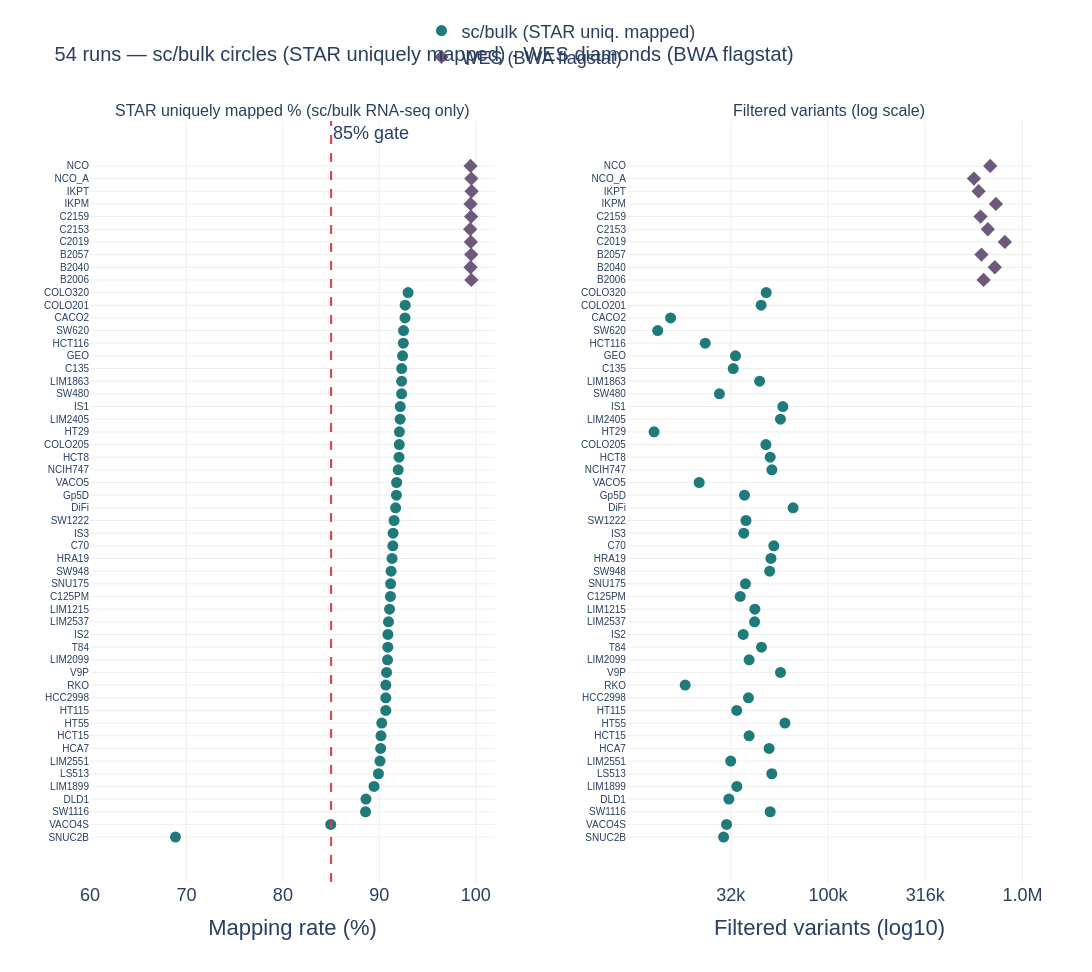

Write notebook code for a chart like this one.
### Markdown cell above
## Figure 5 — QC summary (slide 4 / backup)
**Slide message:** All runs pass the 85% mapping-rate threshold; WES runs reach 99%+ due to DNA-seq efficiency.

> **Data-consistency investigation** requested: why did the notebook previously show 52 runs with 8 WES, and why does the WES panel use 95% instead of 85%?

### Code cell
import re, glob

# ── Read STAR uniquely mapped % from Log.final.out ────────────────────────────
# STAR writes only mapped reads to its output BAM; samtools flagstat on that BAM
# always shows 100% because unmapped reads are absent. The Snakemake 85% QC gate
# (samtools_flagstat rule) therefore NEVER fires for sc/bulk RNA runs — it checks
# flagstat, not STAR's log. The real alignment efficiency is in Log.final.out.
star_rates = {}
for path in glob.glob('results/*/star/*/Log.final.out'):
    run_id = path.split('/')[1]
    with open(path) as fh:
        for line in fh:
            m = re.search(r'Uniquely mapped reads %\s*\|\s*([\d.]+)%', line)
            if m:
                star_rates[run_id] = float(m.group(1))
                break

sc_runs['uniq_map'] = sc_runs['run_id'].map(star_rates)
missing_logs = sc_runs[sc_runs['uniq_map'].isna()]['run_id'].tolist()
if missing_logs:
    print(f'WARNING: no STAR log for: {missing_logs}')
else:
    print(f'STAR logs loaded for all {len(sc_runs)} sc/bulk runs')

print(f'Range: {sc_runs["uniq_map"].min():.2f}% – {sc_runs["uniq_map"].max():.2f}%')
fail85 = sc_runs[sc_runs['uniq_map'] < 85]
print(f'Runs with uniquely mapped < 85%: {len(fail85)}')
if not fail85.empty:
    print(fail85[['run_id','label','uniq_map']].to_string())
print()
print('=== QC gate analysis ===')
print('The samtools_flagstat Snakemake rule checks `mapped (` from samtools flagstat.')
print('STAR output BAM contains only mapped reads → flagstat reports 100% for all RNA runs.')
print(f'Actual uniquely mapped rates range: {sc_runs["uniq_map"].min():.1f}% – {sc_runs["uniq_map"].max():.1f}%')
print(f'{"SNUC2B" in sc_runs["label"].values and "SNUC2B at " + str(sc_runs.loc[sc_runs["label"]=="SNUC2B","uniq_map"].values[0]) + "%" or ""}')
print('→ The 85% QC gate effectively never fires for sc/bulk RNA-seq runs in this pipeline.')
print('  For meaningful QC, the STAR uniquely mapped % should be checked (below).')
print()
print('WES runs: use runs.mapping_rate (from BWA + flagstat, which includes unmapped reads)')

# ── Discrepancy note ────────────────────────────────────────────────────────────
print()
print('=== Earlier "52 runs / 8 WES" discrepancy ===')
print(f'Current DB: {len(all_runs)} total runs — {len(sc_runs)} sc/bulk, {len(wes_runs)} WES')
print('NCO_wes_v1 and NCO_A_wes_v1 were added 2026-10-07 (+2 WES).')
print('95% line in 04_wes.ipynb is a display reference for WES QC only (not a pipeline gate).')

# ── Figure ─────────────────────────────────────────────────────────────────────
sc_sorted = sc_runs.sort_values('uniq_map').reset_index(drop=True)

fig5 = make_subplots(
    rows=1, cols=2,
    subplot_titles=('STAR uniquely mapped % (sc/bulk RNA-seq only)',
                    'Filtered variants (log scale)'),
    horizontal_spacing=0.14,
)

# sc/bulk: use STAR uniquely mapped %
fig5.add_trace(go.Scatter(
    x=sc_sorted['uniq_map'], y=sc_sorted['label'],
    mode='markers',
    marker=dict(size=11, color=C['accent_teal'], symbol='circle'),
    name='sc/bulk (STAR uniq. mapped)',
    hovertemplate='%{y}<br>Uniquely mapped: %{x:.2f}%<extra></extra>',
), row=1, col=1)

# WES: use runs.mapping_rate (BWA + flagstat — includes unmapped → valid)
fig5.add_trace(go.Scatter(
    x=wes_runs['mapping_rate'], y=wes_runs['label'],
    mode='markers',
    marker=dict(size=11, color=C['wes'], symbol='diamond'),
    name='WES (BWA flagstat)',
    hovertemplate='%{y}<br>Mapping rate: %{x:.2f}%<extra></extra>',
), row=1, col=1)

fig5.add_vline(x=85, line_dash='dash', line_color=C['red'],
               annotation_text='85% gate', annotation_position='top right',
               row=1, col=1)

fig5.update_xaxes(title_text='Mapping rate (%)', range=[60, 102], row=1, col=1)

# Right panel: filtered variants for both
for dtype, sub, color, sym, lg in [
    ('sc/bulk', sc_sorted, C['accent_teal'], 'circle',  'sc/bulk (STAR uniq. mapped)'),
    ('WES',     wes_runs,  C['wes'],         'diamond', 'WES (BWA flagstat)'),
]:
    tvals = sub['total_filt'].clip(lower=1)
    fig5.add_trace(go.Scatter(
        x=np.log10(tvals), y=sub['label'],
        mode='markers',
        marker=dict(size=11, color=color, symbol=sym),
        name=lg, legendgroup=lg, showlegend=False,
        hovertemplate='%{y}<br>%{x:.2f} log10 variants<extra></extra>',
    ), row=1, col=2)

ticks_v = [4.5, 5, 5.5, 6, 6.5]
fig5.update_xaxes(
    title_text='Filtered variants (log10)',
    tickvals=ticks_v,
    ticktext=[f'{10**v/1e6:.1f}M' if v >= 6 else f'{10**v/1e3:.0f}k' for v in ticks_v],
    row=1, col=2
)
fig5.update_yaxes(tickfont=dict(size=10))

total = len(all_runs)
_style(fig5,
       title=f'{total} runs — sc/bulk circles (STAR uniquely mapped) · WES diamonds (BWA flagstat)',
       showlegend=True,
       legend=dict(orientation='h', yanchor='bottom', y=1.06, xanchor='center', x=0.5))
h5 = max(600, 18 * (len(sc_sorted) + len(wes_runs)))
save(fig5, 'fig5_qc_summary', h=h5)

### Figure 1 — Plotly figure (JSON) as saved in the notebook; plotly's stock layout.template omitted (floating-point values rounded to 4 significant figures)
{"data": [{"hovertemplate": "%{y}<br>Uniquely mapped: %{x:.2f}%<extra></extra>", "marker": {"color": "#1F7A7A", "size": 11, "symbol": "circle"}, "mode": "markers", "name": "sc/bulk (STAR uniq. mapped)", "type": "scatter", "x": [68.86, 84.96, 88.57, 88.61, 89.45, 89.91, 90.07, 90.14, 90.17, 90.25, 90.67, 90.67, 90.67, 90.75, 90.85, 90.88, 90.89, 90.95, 91.06, 91.15, 91.17, 91.22, 91.32, 91.4, 91.43, 91.53, 91.69, 91.77, 91.79, 91.96, 92.04, 92.07, 92.08, 92.16, 92.17, 92.31, 92.31, 92.32, 92.41, 92.49, 92.51, 92.66, 92.68, 92.98], "xaxis": "x", "y": ["SNUC2B", "VACO4S", "SW1116", "DLD1", "LIM1899", "LS513", "LIM2551", "HCA7", "HCT15", "HT55", "HT115", "HCC2998", "RKO", "V9P", "LIM2099", "T84", "IS2", "LIM2537", "LIM1215", "C125PM", "SNU175", "SW948", "HRA19", "C70", "IS3", "SW1222", "DiFi", "Gp5D", "VACO5", "NCIH747", "HCT8", "COLO205", "HT29", "LIM2405", "IS1", "SW480", "LIM1863", "C135", "GEO", "HCT116", "SW620", "CACO2", "COLO201", "COLO320"], "yaxis": "y"}, {"hovertemplate": "%{y}<br>Mapping rate: %{x:.2f}%<extra></extra>", "marker": {"color": "#6D597A", "size": 11, "symbol": "diamond"}, "mode": "markers", "name": "WES (BWA flagstat)", "type": "scatter", "x": [99.54, 99.46, 99.53, 99.49, 99.42, 99.52, 99.46, 99.57, 99.54, 99.46], "xaxis": "x", "y": ["B2006", "B2040", "B2057", "C2019", "C2153", "C2159", "IKPM", "IKPT", "NCO_A", "NCO"], "yaxis": "y"}, {"hovertemplate": "%{y}<br>%{x:.2f} log10 variants<extra></extra>", "legendgroup": "sc/bulk (STAR uniq. mapped)", "marker": {"color": "#1F7A7A", "size": 11, "symbol": "circle"}, "mode": "markers", "name": "sc/bulk (STAR uniq. mapped)", "showlegend": false, "type": "scatter", "x": [4.463, 4.478, 4.702, 4.49, 4.531, 4.711, 4.499, 4.697, 4.594, 4.778, 4.531, 4.591, 4.265, 4.756, 4.594, 4.658, 4.564, 4.622, 4.624, 4.549, 4.575, 4.7, 4.706, 4.721, 4.567, 4.578, 4.82, 4.57, 4.337, 4.711, 4.703, 4.68, 4.105, 4.755, 4.768, 4.441, 4.648, 4.513, 4.524, 4.369, 4.124, 4.19, 4.656, 4.682], "xaxis": "x2", "y": ["SNUC2B", "VACO4S", "SW1116", "DLD1", "LIM1899", "LS513", "LIM2551", "HCA7", "HCT15", "HT55", "HT115", "HCC2998", "RKO", "V9P", "LIM2099", "T84", "IS2", "LIM2537", "LIM1215", "C125PM", "SNU175", "SW948", "HRA19", "C70", "IS3", "SW1222", "DiFi", "Gp5D", "VACO5", "NCIH747", "HCT8", "COLO205", "HT29", "LIM2405", "IS1", "SW480", "LIM1863", "C135", "GEO", "HCT116", "SW620", "CACO2", "COLO201", "COLO320"], "yaxis": "y2"}, {"hovertemplate": "%{y}<br>%{x:.2f} log10 variants<extra></extra>", "legendgroup": "WES (BWA flagstat)", "marker": {"color": "#6D597A", "size": 11, "symbol": "diamond"}, "mode": "markers", "name": "WES (BWA flagstat)", "showlegend": false, "type": "scatter", "x": [5.8, 5.858, 5.789, 5.91, 5.822, 5.785, 5.864, 5.775, 5.751, 5.834], "xaxis": "x2", "y": ["B2006", "B2040", "B2057", "C2019", "C2153", "C2159", "IKPM", "IKPT", "NCO_A", "NCO"], "yaxis": "y2"}], "layout": {"annotations": [{"font": {"size": 16}, "showarrow": false, "text": "STAR uniquely mapped % (sc/bulk RNA-seq only)", "x": 0.215, "xanchor": "center", "xref": "paper", "y": 1.0, "yanchor": "bottom", "yref": "paper"}, {"font": {"size": 16}, "showarrow": false, "text": "Filtered variants (log scale)", "x": 0.785, "xanchor": "center", "xref": "paper", "y": 1.0, "yanchor": "bottom", "yref": "paper"}, {"showarrow": false, "text": "85% gate", "x": 85, "xanchor": "left", "xref": "x", "y": 1, "yanchor": "top", "yref": "y domain"}], "font": {"family": "Arial, sans-serif", "size": 18}, "height": 972, "legend": {"orientation": "h", "x": 0.5, "xanchor": "center", "y": 1.06, "yanchor": "bottom"}, "margin": {"b": 90, "l": 90, "r": 60, "t": 80}, "paper_bgcolor": "white", "plot_bgcolor": "white", "shapes": [{"line": {"color": "#E63946", "dash": "dash"}, "type": "line", "x0": 85, "x1": 85, "xref": "x", "y0": 0, "y1": 1, "yref": "y domain"}], "showlegend": true, "title": {"font": {"size": 20}, "text": "54 runs — sc/bulk circles (STAR uniquely mapped) · WES diamonds (BWA flagstat)"}, "width": 1600, "xaxis": {"anchor": "y", "domain": [0.0, 0.43], "gridcolor": "#EEEEEE", "gridwidth": 1, "range": [60, 102], "showgrid": true, "title": {"text": "Mapping rate (%)"}, "zeroline": false}, "xaxis2": {"anchor": "y2", "domain": [0.57, 1.0], "gridcolor": "#EEEEEE", "gridwidth": 1, "showgrid": true, "ticktext": ["32k", "100k", "316k", "1.0M", "3.2M"], "tickvals": [4.5, 5, 5.5, 6, 6.5], "title": {"text": "Filtered variants (log10)"}, "zeroline": false}, "yaxis": {"anchor": "x", "domain": [0.0, 1.0], "gridcolor": "#EEEEEE", "gridwidth": 1, "showgrid": true, "tickfont": {"size": 10}, "zeroline": false}, "yaxis2": {"anchor": "x2", "domain": [0.0, 1.0], "gridcolor": "#EEEEEE", "gridwidth": 1, "showgrid": true, "tickfont": {"size": 10}, "zeroline": false}}}
